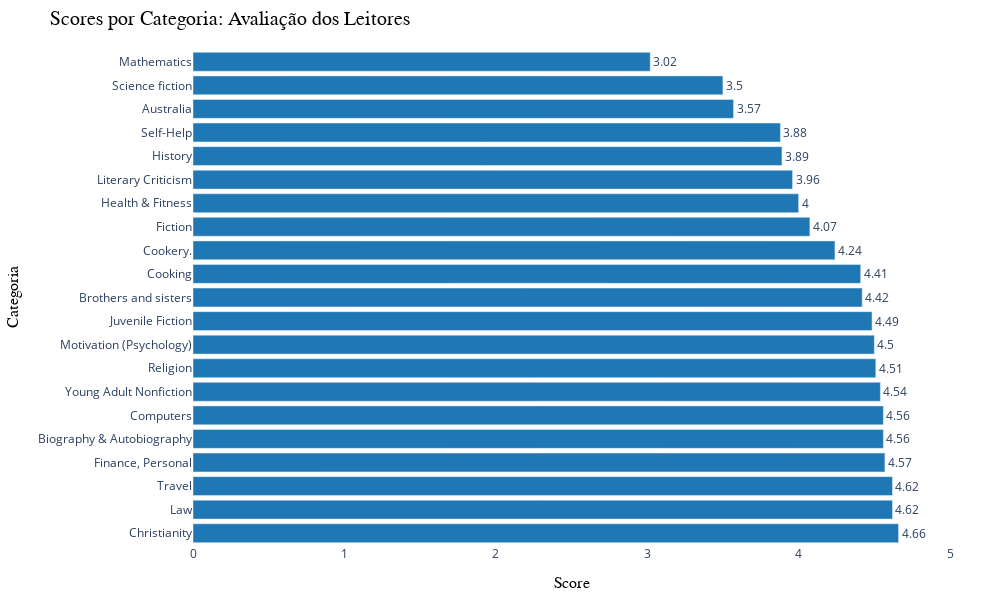

The code cell stored with this chart in its notebook:
### Code cell
# Dados para o gráfico de barras com a variável 'categories' no eixo y
categorias_segmento = bd['categories'].unique()
valores_segmento = bd.groupby('categories')['score'].mean()

# Ordenar os dados de scores médios por segmento do maior para o menor
valores_segmento_sorted = valores_segmento.sort_values(ascending=False)

# Criação do gráfico de barras horizontal com a variável 'categories' no eixo y
fig3 = go.Figure(data=[
    go.Bar(
        name='Valores', 
        y=valores_segmento_sorted.index, 
        x=valores_segmento_sorted, 
        orientation='h',
        marker=dict(
            color='#1f77b4'  # Cor das barras
        ),
        text=valores_segmento_sorted.round(2),  # Adiciona os valores como rótulos arredondados
        textposition='outside',  # Posição dos rótulos
        hoverinfo='y+x'  # Informação exibida ao passar o mouse
    )
])

# Personalização do layout do gráfico com a variável 'categories' no eixo y
fig3.update_layout(
    title='Scores por Categoria: Avaliação dos Leitores',
    title_font=dict(size=20, family='Arial', color='black'),
    xaxis_title='Score',
    yaxis_title='Categoria',
    xaxis=dict(
        title_font=dict(size=16, family='Arial', color='black'),
        tickfont=dict(size=12),
        range=[0, 5],  # Definir a faixa do eixo x
        dtick=1  # Definir o espaçamento entre os ticks do eixo x
    ),
    yaxis=dict(
        title_font=dict(size=16, family='Arial', color='black'),
        tickfont=dict(size=12)
    ),
    height=600,  # Ajustar a altura do gráfico
    width=1000,   # Ajustar a largura do gráfico
    plot_bgcolor='white',  # Fundo do gráfico branco
    paper_bgcolor='white',  # Fundo do papel branco
    margin=dict(l=150, r=50, t=50, b=50)  # Margens
)

# Exibir o gráfico com a variável 'categories' no eixo y
fig3.show()

### Figure 1 — Plotly figure (JSON) as saved in the notebook; plotly's stock layout.template omitted (floating-point values rounded to 4 significant figures)
{"data": [{"hoverinfo": "y+x", "marker": {"color": "#1f77b4"}, "name": "Valores", "orientation": "h", "text": [4.66, 4.62, 4.62, 4.57, 4.56, 4.56, 4.54, 4.51, 4.5, 4.49, 4.42, 4.41, 4.24, 4.07, 4, 3.96, 3.89, 3.88, 3.57, 3.5, 3.02], "textposition": "outside", "type": "bar", "x": [4.66, 4.62, 4.62, 4.57, 4.56, 4.56, 4.54, 4.51, 4.5, 4.485, 4.42, 4.41, 4.24, 4.074, 4, 3.96, 3.89, 3.88, 3.57, 3.5, 3.02], "y": ["Christianity", "Law", "Travel", "Finance, Personal", "Biography & Autobiography", "Computers", "Young Adult Nonfiction", "Religion", "Motivation (Psychology)", "Juvenile Fiction", "Brothers and sisters", "Cooking", "Cookery.", "Fiction", "Health & Fitness", "Literary Criticism", "History", "Self-Help", "Australia", "Science fiction", "Mathematics"]}], "layout": {"height": 600, "margin": {"b": 50, "l": 150, "r": 50, "t": 50}, "paper_bgcolor": "white", "plot_bgcolor": "white", "title": {"font": {"color": "black", "family": "Arial", "size": 20}, "text": "Scores por Categoria: Avaliação dos Leitores"}, "width": 1000, "xaxis": {"dtick": 1, "range": [0, 5], "tickfont": {"size": 12}, "title": {"font": {"color": "black", "family": "Arial", "size": 16}, "text": "Score"}}, "yaxis": {"tickfont": {"size": 12}, "title": {"font": {"color": "black", "family": "Arial", "size": 16}, "text": "Categoria"}}}}
